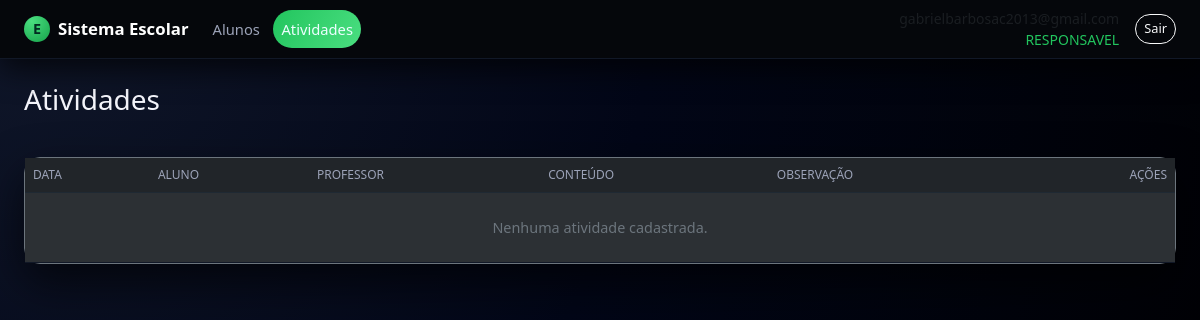
/atividades/ (signed in), run on an earlier commit of the app's database.
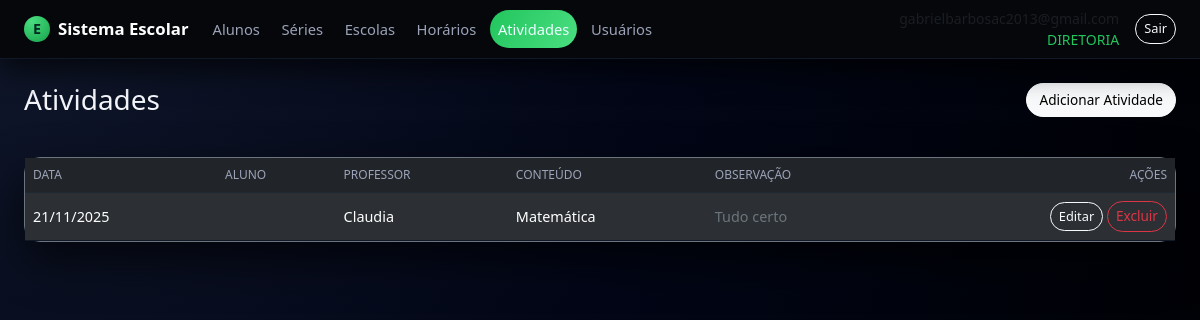
And on a later commit of the database.
### app.py (models this page shows, shortened)
class Usuario(db.Model, UserMixin):
    __tablename__ = "usuario"
    id = db.Column(db.Integer, primary_key=True)
    email = db.Column(db.String(120), unique=True, nullable=False)
    senha_hash = db.Column(db.String(255), nullable=False)
    papel = db.Column(db.String(30), nullable=False, default="ALUNO")
    ativo = db.Column(db.Boolean, nullable=False, default=True)
    created_at = db.Column(db.DateTime, nullable=False, default=datetime.utcnow)
    aluno_id = db.Column(db.Integer, db.ForeignKey("aluno.id"), nullable=True)
    aluno = db.relationship("Aluno", lazy="joined")
    def papel_upper(self):
        return (self.papel or "").upper()
    def is_diretoria(self):
        return self.papel_upper() == "DIRETORIA"
    def is_professor(self):
        return self.papel_upper() == "PROFESSOR"

class Atividade(db.Model):
    __tablename__ = "atividade"
    id = db.Column(db.Integer, primary_key=True)
    aluno_id = db.Column(db.Integer, db.ForeignKey("aluno.id"), nullable=False)
    data = db.Column(db.Date, nullable=False, default=date.today)
    professor = db.Column(db.String(180), nullable=False)
    conteudo = db.Column(db.Text, nullable=False)
    observacao = db.Column(db.Text)
    aluno = db.relationship("Aluno", lazy="joined")

### app.py (the view)
@app.route("/atividades/")
@login_required
def atividades_listar():
    if current_user.is_diretoria() or current_user.is_professor():
        itens = Atividade.query.order_by(
            Atividade.data.desc(), Atividade.id.desc()
        ).all()
    else:
        if not current_user.aluno_id:
            itens = []
        else:
            itens = (
                Atividade.query.filter_by(aluno_id=current_user.aluno_id)
                .order_by(Atividade.data.desc(), Atividade.id.desc())
                .all()
            )
    alunos = Aluno.query.order_by(Aluno.nome.asc()).all()
    return render_template("atividades/listar.html", atividades=itens, alunos=alunos)

### app.py (called while the page is built)
@login_manager.user_loader
def load_user(uid):
    return db.session.get(Usuario, int(uid))

def can(permission: str) -> bool:
    if not current_user.is_authenticated:
        return False
    role = current_user.papel_upper()
    if role == "DIRETORIA":
        return True
    if permission == "ver_usuarios":
        return False
    if permission == "gerenciar_usuarios":
        return False
    if permission == "gerenciar_estrutura":
        return role == "DIRETORIA"
    if permission == "alunos_crud":
        return role == "DIRETORIA"
    if permission == "atividades_criar":
        return role in ("DIRETORIA", "PROFESSOR")
    if permission == "atividades_editar":
        return role == "DIRETORIA"
    if permission == "ver_tudo":
        return role in ("DIRETORIA", "PROFESSOR")
    if permission == "ver_restrito_aluno":
        return role in ("RESPONSAVEL", "ALUNO")
    return False

@app.context_processor
def inject_can():
    return dict(can=can)

### templates/atividades/listar.html (shortened to what this page needs)
{% extends 'base.html' %}
{% block content %}
<div class="d-flex align-items-center justify-content-between mb-3">
  <h3 class="mb-0">Atividades</h3>
  {% if can('ATIVIDADE_CRIAR') %}
  <button class="btn btn-light" type="button" data-bs-toggle="collapse" data-bs-target="#novaAtividade" aria-expanded="false">
    Adicionar Atividade
  </button>
  {% endif %}
</div>
<div class="card bg-dark border-secondary">
  <div class="card-body p-0">
    <table class="table table-dark table-striped table-hover align-middle mb-0">
      <thead>
        <tr>
          <th>Data</th>
          <th>Aluno</th>
          <th>Professor</th>
          <th>Conteúdo</th>
          <th>Observação</th>
          <th class="text-end">Ações</th>
        </tr>
      </thead>
      <tbody>
        {% for it in atividades %}
        <tr>
          <td>{{ it.data.strftime('%d/%m/%Y') if it.data }}</td>
          <td>{{ it.aluno.nome if it.aluno }}</td>
          <td>{{ it.professor }}</td>
          <td style="max-width:420px; white-space:pre-wrap;">{{ it.conteudo }}</td>
          <td style="max-width:320px; white-space:pre-wrap;" class="text-secondary">{{ it.observacao }}</td>
          <td class="text-end">
            {% if can('ATIVIDADE_EDITAR') %}
            <a href="{{ url_for('atividades_editar', id=it.id) }}" class="btn btn-sm btn-outline-light">Editar</a>
            {% endif %}
            {% if can('ATIVIDADE_EXCLUIR') %}
            <form class="d-inline" method="post" action="{{ url_for('atividades_excluir', id=it.id) }}" onsubmit="return confirm('Excluir esta atividade?');">
              <button class="btn btn-sm btn-outline-danger">Excluir</button>
            </form>
            {% endif %}
          </td>
        </tr>
        {% else %}
        <tr>
          <td colspan="6" class="text-center text-secondary py-4">Nenhuma atividade cadastrada.</td>
        </tr>
        {% endfor %}
      </tbody>
    </table>
  </div>
</div>
{% endblock %}

### templates/base.html (shortened to what this page needs)
<!doctype html>
<html lang="pt-BR">
<head>
  <link
    href="https://cdn.jsdelivr.net/npm/bootstrap@5.3.3/dist/css/bootstrap.min.css"
    rel="stylesheet"
  >
  <link rel="stylesheet" href="{{ url_for('static', filename='css/style.css') }}">
</head>
<body class="app-body">
  <header class="app-navbar navbar navbar-expand-lg navbar-dark">
    <div class="container-fluid px-3 px-lg-4">
      <a class="navbar-brand d-flex align-items-center gap-2" href="{{ url_for('index') }}">
        <span class="brand-icon">E</span>
        <span class="fw-semibold">Sistema Escolar</span>
      </a>
      {% if current_user.is_authenticated %}
        <div class="collapse navbar-collapse" id="mainNav">
          <ul class="navbar-nav me-auto mb-2 mb-lg-0 app-menu">
            {% set papel = current_user.papel_upper() if current_user.is_authenticated else '' %}
            <li class="nav-item">
              <a class="nav-link {% if request.endpoint and 'alunos' in request.endpoint %}active{% endif %}"
                 href="{{ url_for('alunos_list') }}">
                Alunos
              </a>
            </li>
            {% if papel not in ['RESPONSAVEL', 'ALUNO'] %}
              <li class="nav-item">
                <a class="nav-link {% if request.endpoint and 'series_' in request.endpoint %}active{% endif %}"
                   href="{{ url_for('series_list') }}">
                  Séries
                </a>
              </li>
              <li class="nav-item">
                <a class="nav-link {% if request.endpoint and 'escolas_' in request.endpoint %}active{% endif %}"
                   href="{{ url_for('escolas_list') }}">
                  Escolas
                </a>
              </li>
              <li class="nav-item">
                <a class="nav-link {% if request.endpoint and 'horarios_' in request.endpoint %}active{% endif %}"
                   href="{{ url_for('horarios_list') }}">
                  Horários
                </a>
              </li>
            {% endif %}
            <li class="nav-item">
              <a class="nav-link {% if request.endpoint and 'atividades_' in request.endpoint %}active{% endif %}"
                 href="{{ url_for('atividades_listar') }}">
                Atividades
              </a>
            </li>
            {% if papel == 'DIRETORIA' %}
              <li class="nav-item">
                <a class="nav-link {% if request.endpoint and 'usuarios_' in request.endpoint %}active{% endif %}"
                   href="{{ url_for('usuarios_list') }}">
                  Usuários
                </a>
              </li>
            {% endif %}
          </ul>
          <div class="d-flex align-items-center gap-3">
            <div class="text-end small text-muted d-none d-md-block">
              <div>{{ current_user.email }}</div>
              <div class="text-accent">{{ current_user.papel_upper() }}</div>
            </div>
            <form method="post" action="{{ url_for('logout') }}">
              <button class="btn btn-sm btn-outline-light" type="submit">Sair</button>
            </form>
          </div>
        </div>
      {% endif %}
    </div>
  </header>
  <main class="app-main container-fluid px-3 px-lg-4 py-4">
    <div class="page-wrapper">
      {% block content %}{% endblock %}
    </div>
  </main>
</body>
</html>

What changed in the data, as far as the page shows it:
changed Usuario "gabrielbarbosac2013@gmail.com": papel "RESPONSAVEL" → "DIRETORIA" (drawn); papel_upper "RESPONSAVEL" → "DIRETORIA"
now on this page (row unchanged): Atividade: data "21/11/2025", professor "Claudia", conteudo "Matemática", observacao "Tudo certo"
Also different on the page:
text no longer shown: "Nenhuma atividade cadastrada."
text now shown: "Séries Escolas Horários Usuários Adicionar Atividade"
